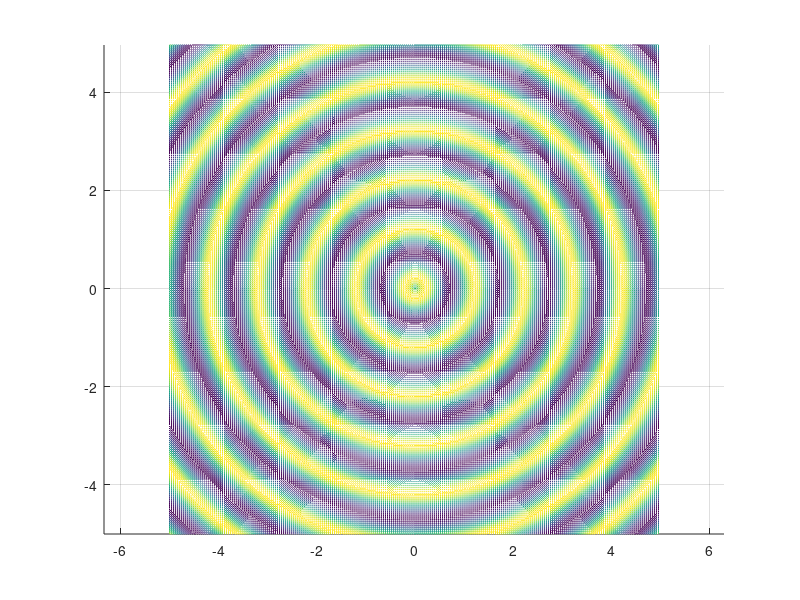

Here is the MATLAB script that generated this plot:
%
% Created by Tiago Carvalho Mendes
% October, 2019 - University of Aveiro
%

clear;
close all;
clc;

Ta = 1/25;
x1 = [-5:Ta:5-Ta]';
x2 = [-5:Ta:5-Ta]';
t = [0:Ta:5-Ta]';
r = zeros(length(x1), length(x2));

for n = 1:length(t)
  tic;
  for i = 1:length(x1)
    r(i,:) = 2 * sin(2 * pi * sqrt( x1(i)^2 + x2.^2 ) - 2*pi*t(n));
  end 
  mesh(x1, x2, r);
  view(2);
  axis equal;
  drawnow();
  pause(Ta - toc);
end